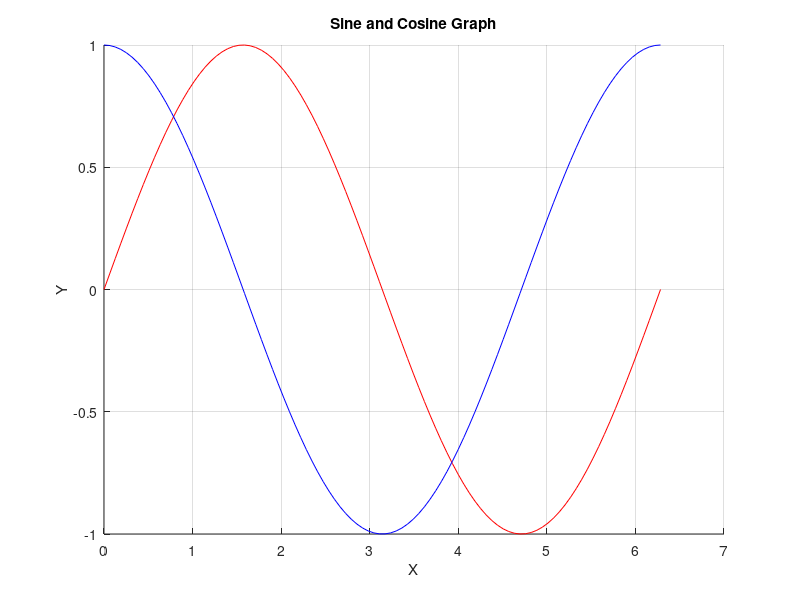

Recreate this plot in MATLAB.
x = linspace(0,2*pi);

y1=sin(x)
y2=cos(x)

figure(1)
hold on
plot(x,y1,'r')
plot(x,y2,'b')
xlabel('X')
ylabel('Y')
title('Sine and Cosine Graph')
grid on
hold off

